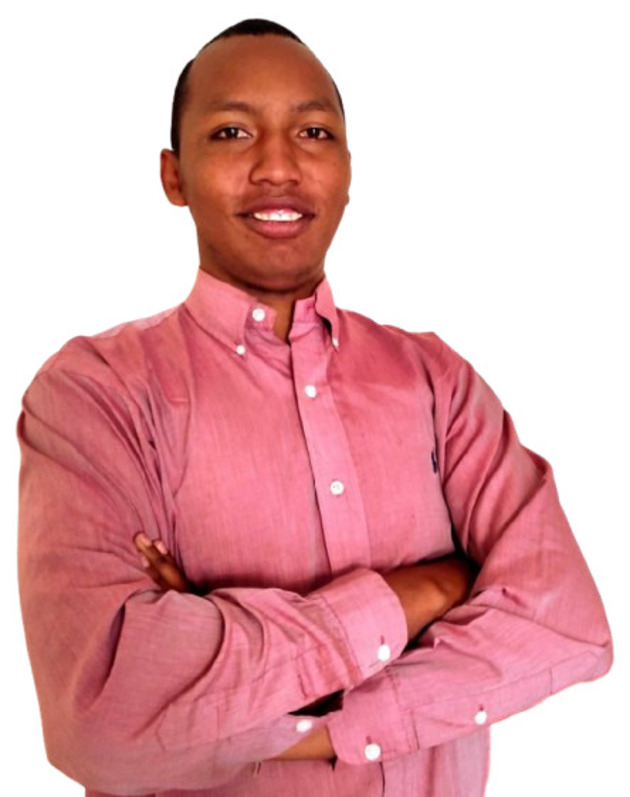
#> input picture public/og-image.jpg, 630 x 797 px, given in place of profil.jpg, which was not available
$ python apply_final_color.py
#> lines starting #> are read from the running program, lines starting #| are printed output that depends on the picture; after the words box and inside, x2 and y2 are one past the last pixel; in counts of white or black regions, pixels touching at a corner belong together; pictures that were not available may be replaced by others from this repository, and a replacement may not be noted
"""
Final robust shirt recoloring script.

Strategy:
  1. Build the shirt mask from the ORIGINAL profil.jpg where colors are cleanest.
     - The shirt is pink/magenta: R high, G medium-low, B medium
     - The background is near-white or beige: R,G,B all high and nearly equal
     - Skin is: R > G > B with a big R-B gap
  2. Dilate the mask with a simple kernel to close small holes / gaps.
  3. Apply that cleaned mask to profil_nobg.png and recolor shirt → indigo blue.
"""
import numpy as np
from PIL import Image

def dilate_mask(mask, radius=8):
    """Simple binary dilation using a square kernel."""
    from scipy.ndimage import binary_dilation
    struct = np.ones((radius * 2 + 1, radius * 2 + 1), dtype=bool)
    return binary_dilation(mask, structure=struct)

def rgb_to_hsv(r, g, b):
    mx = np.maximum(np.maximum(r, g), b)
    mn = np.minimum(np.minimum(r, g), b)
    df = mx - mn

    h = np.zeros_like(mx)
    nz = df != 0
    h = np.where((mx == r) & nz, (60 * ((g - b) / df) + 360) % 360, h)
    h = np.where((mx == g) & nz, (60 * ((b - r) / df) + 120) % 360, h)
    h = np.where((mx == b) & nz, (60 * ((r - g) / df) + 240) % 360, h)

    s = np.where(mx != 0, df / mx, 0.0)
    v = mx
    return h, s, v

def hsv_to_rgb(h, s, v):
    c = v * s
    x = c * (1 - np.abs((h / 60.0) % 2 - 1))
    m = v - c

    r = g = b = np.zeros_like(h)
    for (lo, hi), rv, gv, bv in [
        ((0, 60),   c, x, 0), ((60, 120),  x, c, 0),
        ((120, 180), 0, c, x), ((180, 240), 0, x, c),
        ((240, 300), x, 0, c), ((300, 360), c, 0, x),
    ]:
        cond = (h >= lo) & (h < hi)
        r = np.where(cond, rv, r)
        g = np.where(cond, gv, g)
        b = np.where(cond, bv, b)

    return (
        np.clip((r + m) * 255, 0, 255).astype(np.uint8),
        np.clip((g + m) * 255, 0, 255).astype(np.uint8),
        np.clip((b + m) * 255, 0, 255).astype(np.uint8),
    )

def build_shirt_mask_from_original():
    """
    Build a precise shirt mask using profil.jpg (original, white/beige background).
    The shirt is pink-magenta, easily separated from:
      - background (near-white, all channels > 200 and similar)
      - skin (R >> G >> B)
    """
    orig = Image.open("src/assets/img/profil.jpg").convert("RGB")
#> orig is the input picture: PIL image 630x797 RGB; mean R, G, B 225.3, 168.7, 173
    orig_arr = np.array(orig, dtype=np.float32) / 255.0
    h_img, w_img = orig_arr.shape[:2]
#> h_img = 797; w_img = 630

    r = orig_arr[:, :, 0]
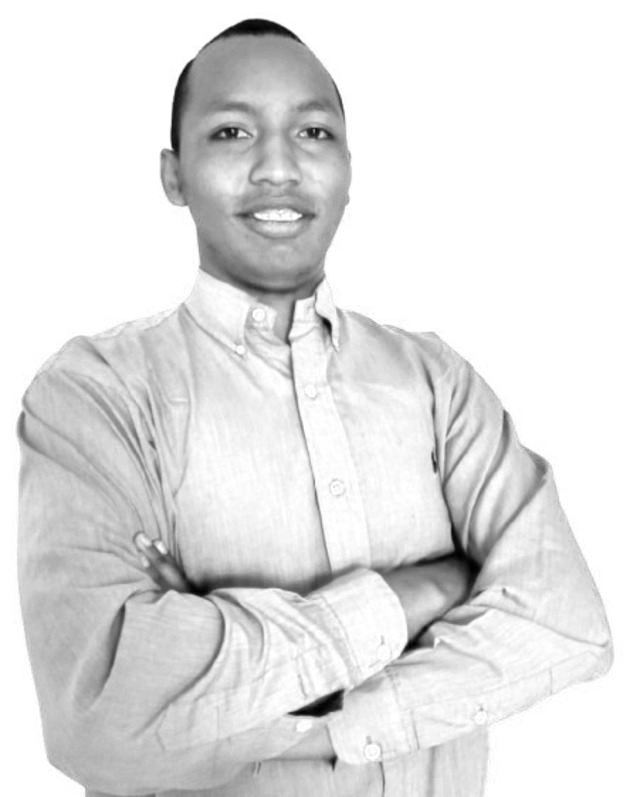
#> r: shape (797, 630) float32; min 0, max 1, mean 0.884
    g = orig_arr[:, :, 1]
    b = orig_arr[:, :, 2]
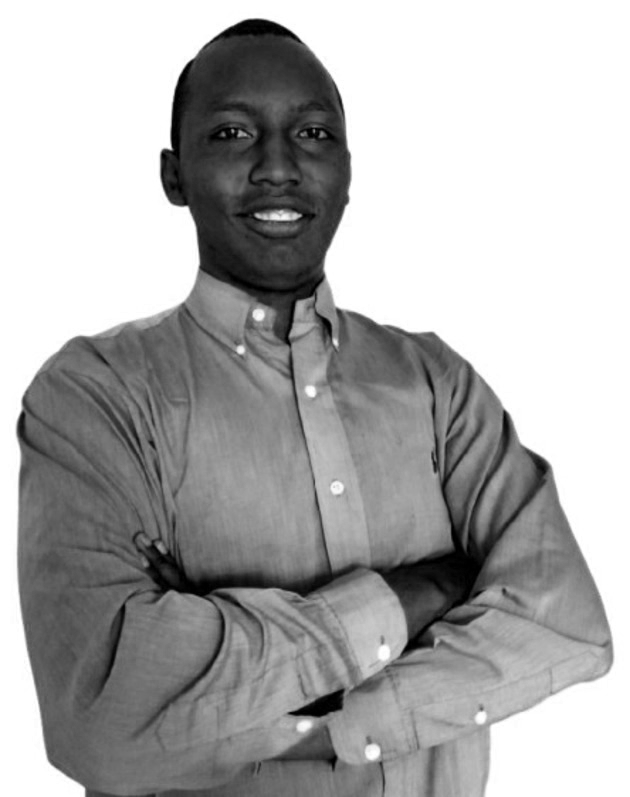
#> b: shape (797, 630) float32; min 0, max 1, mean 0.679

    # Background detector: near-white / beige wall
    # all channels high (> 0.72) and relatively similar
    is_bg = (r > 0.72) & (g > 0.67) & (b > 0.58) & ((r - b) < 0.28)
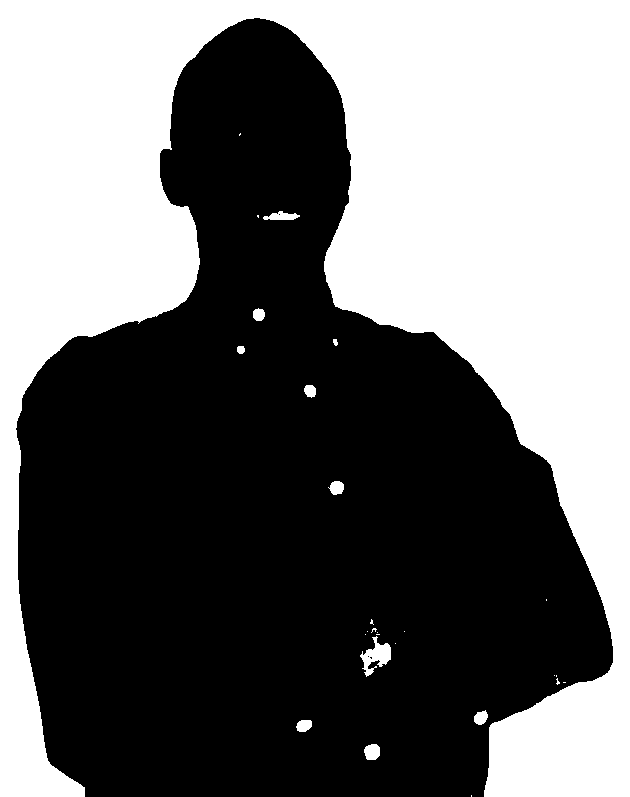
#> is_bg: shape (797, 630) bool; 43.7% white; 27 white regions (16 under 20 px), largest, box (x1, y1, x2, y2) and area: (0, 0, 630, 797) 217551, (360, 636, 391, 677) 578, (364, 744, 380, 760) 213

    # Skin detector: R > G > B with a meaningful gap
    is_skin = (r > g) & (g > b) & ((r - b) > 0.12) & ((g - b) > 0.04) & (r > 0.30)
#> is_skin: shape (797, 630) bool; 8.9% white; 37 white regions (27 under 20 px), largest, box (x1, y1, x2, y2) and area: (160, 33, 351, 339) 35026, (17, 439, 78, 777) 4943, (389, 571, 464, 635) 2787

    # Dark detector (hair, dark features, shadows below threshold)
    is_dark = (r < 0.20) & (g < 0.20) & (b < 0.20)
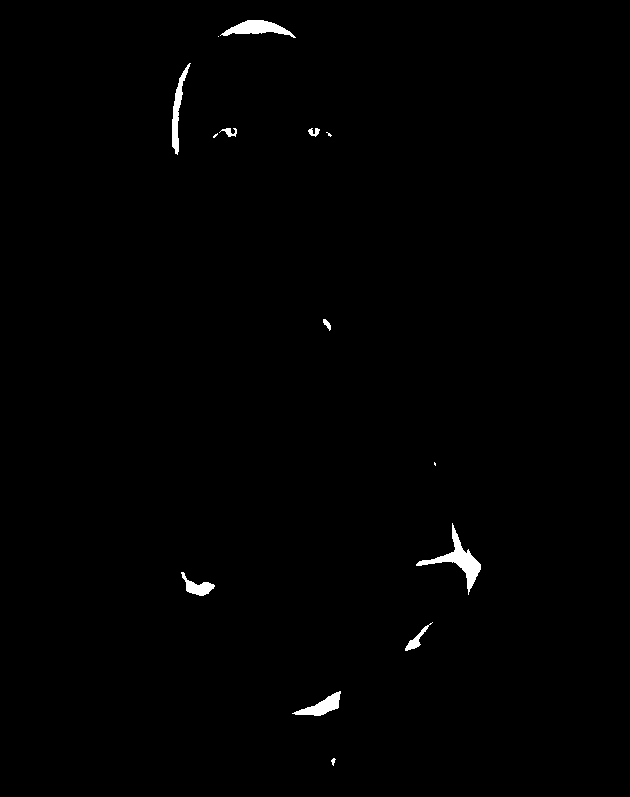
#> is_dark: shape (797, 630) bool; 0.68% white; 14 white regions (4 under 20 px), largest, box (x1, y1, x2, y2) and area: (416, 523, 481, 595) 956, (220, 20, 296, 38) 667, (172, 63, 191, 155) 518

    # White/button detector
    is_white = (r > 0.80) & (g > 0.80) & (b > 0.80)
#> is_white: shape (797, 630) bool; 43.3% white; 12 white regions (2 under 20 px), largest, box (x1, y1, x2, y2) and area: (0, 0, 630, 797) 216232, (365, 745, 380, 760) 176, (378, 645, 390, 661) 162

    # Spatial constraint: only below face line
    y_grid = np.arange(h_img)[:, None]
#> y_grid = 797 values from 0 to 796
    is_below_face = y_grid >= int(h_img * 0.38)

    # Shirt = visible, not background, not skin, not very dark, not white, below face
    is_shirt = is_below_face & ~is_bg & ~is_skin & ~is_dark & ~is_white
#> is_shirt: shape (797, 630) bool; 45.6% white; 29 white regions (27 under 20 px), largest, box (x1, y1, x2, y2) and area: (16, 302, 613, 797) 228773, (56, 749, 61, 757) 31

    print(f"Raw shirt pixels from original: {np.sum(is_shirt)}")
#| Raw shirt pixels from original: 228927

    # Dilate mask to fill holes (shadows, texture gaps, button holes)
    try:
        shirt_mask = dilate_mask(is_shirt, radius=10)
#> in dilate_mask, `return binary_dilation(mask, structure=struct)`: returned value: shape (797, 630) bool; 51.5% white; 2 black regions, box (x1, y1, x2, y2) and area: (0, 0, 630, 797) 242872, (411, 583, 450, 612) 666
        print("Dilation applied via scipy.")
    except ImportError:
        # Fallback: simple manual 3x3 dilation
        shirt_mask = is_shirt.copy()
        for _ in range(8):
            shifted = np.zeros_like(shirt_mask)
            shifted[1:, :] |= shirt_mask[:-1, :]
            shifted[:-1, :] |= shirt_mask[1:, :]
            shifted[:, 1:] |= shirt_mask[:, :-1]
            shifted[:, :-1] |= shirt_mask[:, 1:]
            shirt_mask = shifted
        print("Dilation applied via manual fallback.")

    # Re-apply spatial constraint after dilation so mask doesn't grow into face
    shirt_mask &= is_below_face
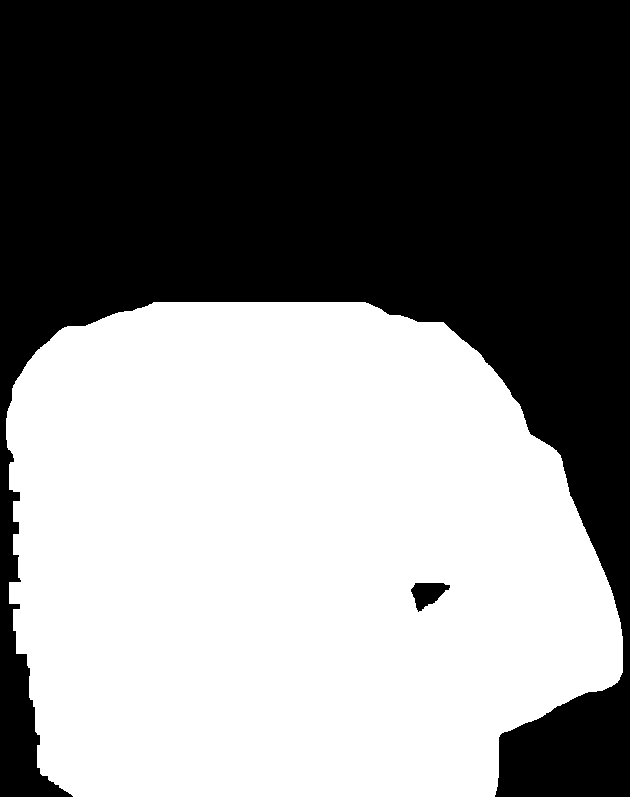
#> shirt_mask: shape (797, 630) bool; 51.1% white; 2 black regions, box (x1, y1, x2, y2) and area: (0, 0, 630, 797) 244672, (411, 583, 450, 612) 666

    print(f"Dilated shirt pixels: {np.sum(shirt_mask)}")
#| Dilated shirt pixels: 256772
    return shirt_mask

def recolor_shirt(shirt_mask):
    """Apply the shirt mask to profil_nobg.png and recolor to indigo blue."""
    nobg = Image.open("src/assets/img/profil_nobg.png").convert("RGBA")
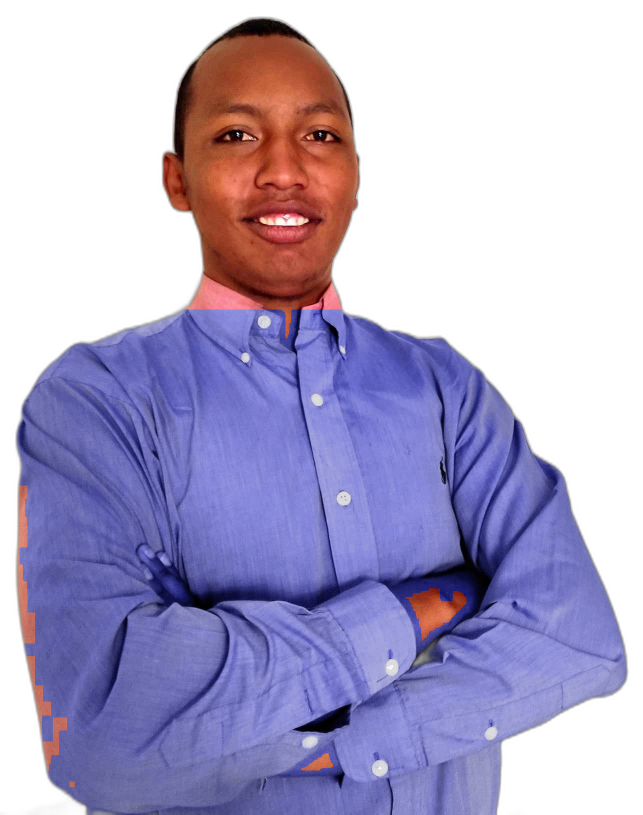
#> input picture src/assets/img/profil_nobg.png, 1286 x 1629 px (shown at 1/2 size)
#> nobg is the input picture: PIL image 1286x1629 RGBA; mean R, G, B, A 67.9, 60.5, 93.1, 144.9
    nobg_arr = np.array(nobg, dtype=np.uint8)

    # Only act on visible pixels (alpha > 10)
    alpha = nobg_arr[:, :, 3]
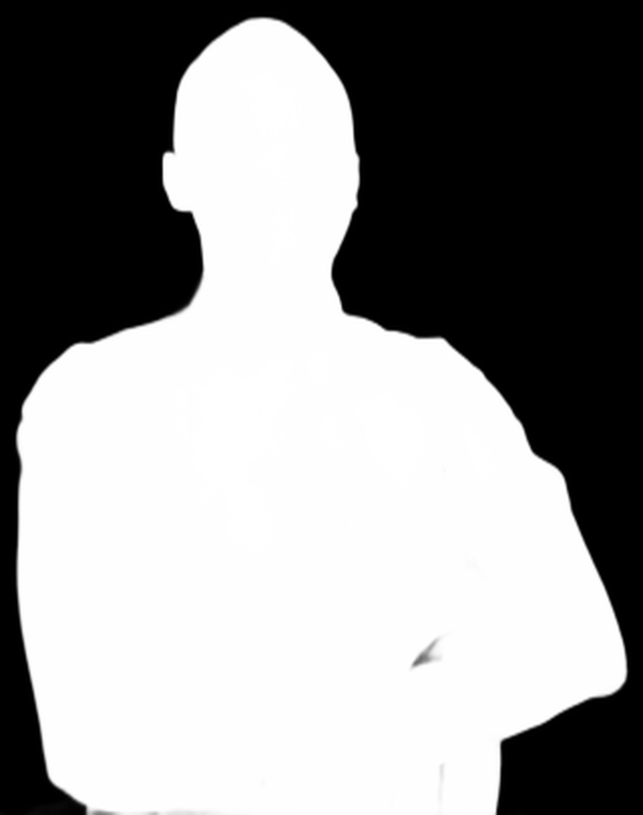
#> alpha: shape (1629, 1286) (shown at 1/2 size); min 0, max 255, mean 144.9
#> (the run stopped early here; a loop or call above may not have finished)
